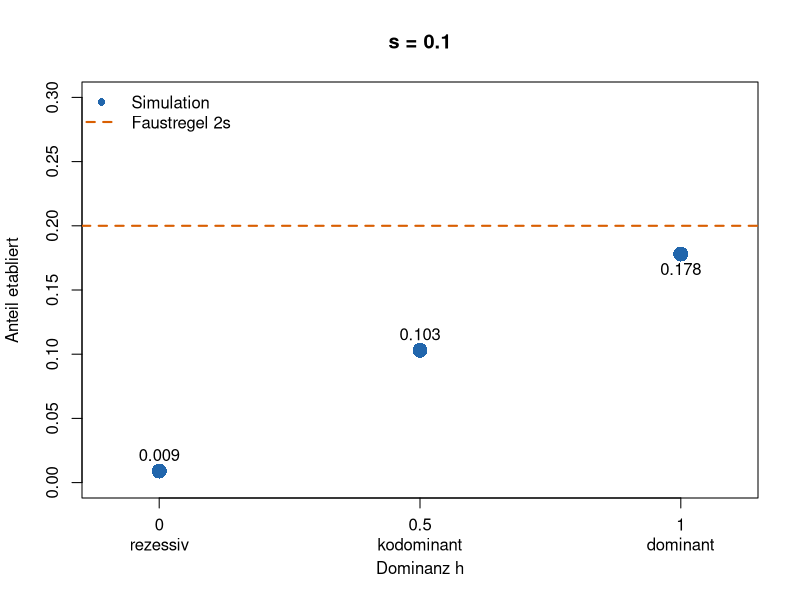

Write the R code that produced this figure.
## ---- chunk 1
#| code-fold: true
#| code-summary: "Hilfsfunktionen (nicht verändern)"
# Eine neue Mutation, wie in Woche 10: jede Kopie hat 0 oder 2 Nachkommen.
# Sie sitzt in einem Heterozygoten Aa, also im Mittel 1 + h * s Nachkommen.
# 1 = etabliert (100 Kopien erreicht), 0 = verloren
eine_linie <- function(s, h) {
  n <- 1
  while (n > 0 && n < 100) {
    n <- 2 * rbinom(1, n, (1 + h * s) / 2)
  }
  as.numeric(n >= 100)
}

# Etablierungswahrscheinlichkeit: Anteil etabliert von 2000 neuen Mutationen
etablierung <- function(s, h, wiederholungen = 2000) {
  mean(replicate(wiederholungen, eine_linie(s, h)))
}

# Etablierung für h = 0, 0.5 und 1 in einer Abbildung
zeige_h <- function(s = 0.1) {
  h_werte <- c(0, 0.5, 1)
  u <- sapply(h_werte, function(h) etablierung(s, h))
  plot(h_werte, u, pch = 16, cex = 2, col = "#2166ac", ylim = c(0, 0.3),
       xlim = c(-0.1, 1.1), xaxt = "n", xlab = "Dominanz h",
       ylab = "Anteil etabliert", main = paste("s =", s))
  axis(1, at = h_werte, labels = c("0\nrezessiv", "0.5\nkodominant", "1\ndominant"), padj = 0.5)
  abline(h = 2 * s, lty = 2, lwd = 2, col = "#d95f02")
  text(h_werte, u, round(u, 3), pos = ifelse(u > 0.15, 1, 3))
  legend("topleft", c("Simulation", "Faustregel 2s"), col = c("#2166ac", "#d95f02"),
         pch = c(16, NA), lty = c(NA, 2), lwd = 2, bty = "n")
  invisible(data.frame(h = h_werte, u = u))
}
## ---- chunk 2
etablierung(s = 0.1, h = 1)   # dominant
2 * 0.1                       # Faustregel aus Woche 10
## ---- chunk 3
etablierung(s = 0.1, h = 0.5)   # hier h ändern: 0.5, dann 0
## ---- chunk 4
#| fig-height: 4.4
#| fig-width: 7.5
set.seed(1)
zeige_h(s = 0.1)
